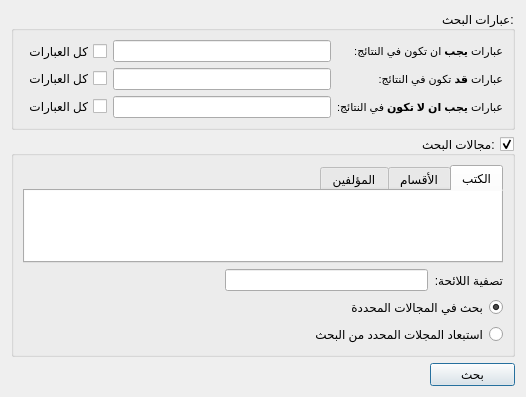
<?xml version="1.0" encoding="UTF-8"?>
<ui version="4.0">
 <class>ShamelaSearchWidget</class>
 <widget class="QWidget" name="ShamelaSearchWidget">
  <property name="geometry">
   <rect>
    <x>0</x>
    <y>0</y>
    <width>526</width>
    <height>371</height>
   </rect>
  </property>
  <property name="windowTitle">
   <string>Form</string>
  </property>
  <property name="layoutDirection">
   <enum>Qt::RightToLeft</enum>
  </property>
  <layout class="QVBoxLayout" name="verticalLayout_3">
   <item>
    <widget class="QGroupBox" name="groupBox">
     <property name="title">
      <string>عبارات البحث:</string>
     </property>
     <layout class="QVBoxLayout" name="verticalLayout_2">
      <item>
       <layout class="QGridLayout" name="gridLayout">
        <item row="0" column="0">
         <widget class="QLabel" name="label">
          <property name="text">
           <string>&lt;!DOCTYPE HTML PUBLIC &quot;-//W3C//DTD HTML 4.0//EN&quot; &quot;http://www.w3.org/TR/REC-html40/strict.dtd&quot;&gt;
&lt;html&gt;&lt;head&gt;&lt;meta name=&quot;qrichtext&quot; content=&quot;1&quot; /&gt;&lt;style type=&quot;text/css&quot;&gt;
p, li { white-space: pre-wrap; }
&lt;/style&gt;&lt;/head&gt;&lt;body style=&quot; font-family:'MS Shell Dlg 2'; font-size:8.25pt; font-weight:400; font-style:normal;&quot;&gt;
&lt;p dir='rtl' style=&quot; margin-top:0px; margin-bottom:0px; margin-left:0px; margin-right:0px; -qt-block-indent:0; text-indent:0px;&quot;&gt;&lt;span style=&quot; font-size:8pt;&quot;&gt;عبارات &lt;/span&gt;&lt;span style=&quot; font-size:8pt; font-weight:600;&quot;&gt;يجب&lt;/span&gt;&lt;span style=&quot; font-size:8pt;&quot;&gt; ان تكون في النتائج:&lt;/span&gt;&lt;/p&gt;&lt;/body&gt;&lt;/html&gt;</string>
          </property>
         </widget>
        </item>
        <item row="0" column="2">
         <widget class="QCheckBox" name="checkQueryMust">
          <property name="sizePolicy">
           <sizepolicy hsizetype="Minimum" vsizetype="Preferred">
            <horstretch>0</horstretch>
            <verstretch>0</verstretch>
           </sizepolicy>
          </property>
          <property name="text">
           <string>كل العبارات</string>
          </property>
         </widget>
        </item>
        <item row="1" column="0">
         <widget class="QLabel" name="label_2">
          <property name="text">
           <string>&lt;!DOCTYPE HTML PUBLIC &quot;-//W3C//DTD HTML 4.0//EN&quot; &quot;http://www.w3.org/TR/REC-html40/strict.dtd&quot;&gt;
&lt;html&gt;&lt;head&gt;&lt;meta name=&quot;qrichtext&quot; content=&quot;1&quot; /&gt;&lt;style type=&quot;text/css&quot;&gt;
p, li { white-space: pre-wrap; }
&lt;/style&gt;&lt;/head&gt;&lt;body style=&quot; font-family:'MS Shell Dlg 2'; font-size:8.25pt; font-weight:400; font-style:normal;&quot;&gt;
&lt;p dir='rtl' style=&quot; margin-top:0px; margin-bottom:0px; margin-left:0px; margin-right:0px; -qt-block-indent:0; text-indent:0px;&quot;&gt;&lt;span style=&quot; font-size:8pt;&quot;&gt;عبارات &lt;/span&gt;&lt;span style=&quot; font-size:8pt; font-weight:600;&quot;&gt;قد&lt;/span&gt;&lt;span style=&quot; font-size:8pt;&quot;&gt; تكون في النتائج:&lt;/span&gt;&lt;/p&gt;&lt;/body&gt;&lt;/html&gt;</string>
          </property>
         </widget>
        </item>
        <item row="2" column="0">
         <widget class="QLabel" name="label_3">
          <property name="text">
           <string>&lt;!DOCTYPE HTML PUBLIC &quot;-//W3C//DTD HTML 4.0//EN&quot; &quot;http://www.w3.org/TR/REC-html40/strict.dtd&quot;&gt;
&lt;html&gt;&lt;head&gt;&lt;meta name=&quot;qrichtext&quot; content=&quot;1&quot; /&gt;&lt;style type=&quot;text/css&quot;&gt;
p, li { white-space: pre-wrap; }
&lt;/style&gt;&lt;/head&gt;&lt;body style=&quot; font-family:'MS Shell Dlg 2'; font-size:8.25pt; font-weight:400; font-style:normal;&quot;&gt;
&lt;p dir='rtl' style=&quot; margin-top:0px; margin-bottom:0px; margin-left:0px; margin-right:0px; -qt-block-indent:0; text-indent:0px;&quot;&gt;&lt;span style=&quot; font-size:8pt;&quot;&gt;عبارات&lt;/span&gt;&lt;span style=&quot; font-size:8pt; font-weight:600;&quot;&gt; يجب ان لا تكون&lt;/span&gt;&lt;span style=&quot; font-size:8pt;&quot;&gt; في النتائج:&lt;/span&gt;&lt;/p&gt;&lt;/body&gt;&lt;/html&gt;</string>
          </property>
         </widget>
        </item>
        <item row="2" column="1">
         <widget class="FancyLineEdit" name="lineQueryShouldNot">
          <property name="pixmap" stdset="0">
           <pixmap resource="resources.qrc">:/bin/data/images/clear.png</pixmap>
          </property>
         </widget>
        </item>
        <item row="2" column="2">
         <widget class="QCheckBox" name="checkQueryShouldNot">
          <property name="text">
           <string>كل العبارات</string>
          </property>
         </widget>
        </item>
        <item row="0" column="1">
         <widget class="FancyLineEdit" name="lineQueryMust">
          <property name="sizePolicy">
           <sizepolicy hsizetype="Preferred" vsizetype="Minimum">
            <horstretch>0</horstretch>
            <verstretch>0</verstretch>
           </sizepolicy>
          </property>
          <property name="pixmap" stdset="0">
           <pixmap resource="resources.qrc">:/bin/data/images/clear.png</pixmap>
          </property>
          <property name="extraPadding" stdset="0">
           <bool>false</bool>
          </property>
         </widget>
        </item>
        <item row="1" column="2">
         <widget class="QCheckBox" name="checkQueryShould">
          <property name="text">
           <string>كل العبارات</string>
          </property>
         </widget>
        </item>
        <item row="1" column="1">
         <widget class="FancyLineEdit" name="lineQueryShould">
          <property name="pixmap" stdset="0">
           <pixmap resource="resources.qrc">:/bin/data/images/clear.png</pixmap>
          </property>
         </widget>
        </item>
       </layout>
      </item>
     </layout>
    </widget>
   </item>
   <item>
    <widget class="QGroupBox" name="groupBoxFilter">
     <property name="title">
      <string>مجالات البحث:</string>
     </property>
     <property name="checkable">
      <bool>true</bool>
     </property>
     <property name="checked">
      <bool>true</bool>
     </property>
     <layout class="QVBoxLayout" name="verticalLayout">
      <item>
       <widget class="QTabWidget" name="tabWidgetFilter">
        <property name="tabShape">
         <enum>QTabWidget::Rounded</enum>
        </property>
        <property name="currentIndex">
         <number>0</number>
        </property>
        <widget class="QWidget" name="tab">
         <attribute name="title">
          <string>الكتب</string>
         </attribute>
         <layout class="QVBoxLayout" name="verticalLayout_4">
          <property name="spacing">
           <number>0</number>
          </property>
          <property name="margin">
           <number>0</number>
          </property>
          <item>
           <widget class="QTreeView" name="treeViewBooks">
            <property name="frameShape">
             <enum>QFrame::NoFrame</enum>
            </property>
            <property name="editTriggers">
             <set>QAbstractItemView::NoEditTriggers</set>
            </property>
            <property name="rootIsDecorated">
             <bool>false</bool>
            </property>
            <property name="headerHidden">
             <bool>true</bool>
            </property>
           </widget>
          </item>
         </layout>
        </widget>
        <widget class="QWidget" name="tab_2">
         <attribute name="title">
          <string>الأقسام</string>
         </attribute>
         <layout class="QVBoxLayout" name="verticalLayout_5">
          <property name="margin">
           <number>0</number>
          </property>
          <item>
           <widget class="QTreeView" name="treeViewCats">
            <property name="frameShape">
             <enum>QFrame::NoFrame</enum>
            </property>
            <property name="editTriggers">
             <set>QAbstractItemView::NoEditTriggers</set>
            </property>
            <property name="rootIsDecorated">
             <bool>false</bool>
            </property>
            <property name="headerHidden">
             <bool>true</bool>
            </property>
           </widget>
          </item>
         </layout>
        </widget>
        <widget class="QWidget" name="tab_3">
         <attribute name="title">
          <string>المؤلفين</string>
         </attribute>
         <layout class="QVBoxLayout" name="verticalLayout_6">
          <property name="spacing">
           <number>0</number>
          </property>
          <property name="margin">
           <number>0</number>
          </property>
          <item>
           <widget class="QTreeView" name="treeViewAuthors">
            <property name="frameShape">
             <enum>QFrame::NoFrame</enum>
            </property>
            <property name="editTriggers">
             <set>QAbstractItemView::NoEditTriggers</set>
            </property>
            <property name="rootIsDecorated">
             <bool>false</bool>
            </property>
            <property name="headerHidden">
             <bool>true</bool>
            </property>
           </widget>
          </item>
         </layout>
        </widget>
       </widget>
      </item>
      <item>
       <layout class="QHBoxLayout" name="horizontalLayout">
        <item>
         <widget class="QLabel" name="label_4">
          <property name="text">
           <string>تصفية اللائحة:</string>
          </property>
         </widget>
        </item>
        <item>
         <widget class="FancyLineEdit" name="lineFilter">
          <property name="pixmap" stdset="0">
           <pixmap resource="resources.qrc">:/bin/data/images/magnifier.png</pixmap>
          </property>
          <property name="extraPadding" stdset="0">
           <bool>true</bool>
          </property>
         </widget>
        </item>
        <item>
         <spacer name="horizontalSpacer">
          <property name="orientation">
           <enum>Qt::Horizontal</enum>
          </property>
          <property name="sizeHint" stdset="0">
           <size>
            <width>40</width>
            <height>20</height>
           </size>
          </property>
         </spacer>
        </item>
       </layout>
      </item>
      <item>
       <widget class="QRadioButton" name="radioRequired">
        <property name="text">
         <string>بحث في المجالات المحددة</string>
        </property>
        <property name="checked">
         <bool>true</bool>
        </property>
       </widget>
      </item>
      <item>
       <widget class="QRadioButton" name="radioProhibited">
        <property name="text">
         <string>استبعاد المجلات المحدد من البحث</string>
        </property>
       </widget>
      </item>
     </layout>
    </widget>
   </item>
   <item>
    <widget class="QPushButton" name="pushSearch">
     <property name="sizePolicy">
      <sizepolicy hsizetype="Minimum" vsizetype="Minimum">
       <horstretch>0</horstretch>
       <verstretch>0</verstretch>
      </sizepolicy>
     </property>
     <property name="maximumSize">
      <size>
       <width>85</width>
       <height>27</height>
      </size>
     </property>
     <property name="text">
      <string>بحث</string>
     </property>
     <property name="default">
      <bool>true</bool>
     </property>
    </widget>
   </item>
  </layout>
 </widget>
 <customwidgets>
  <customwidget>
   <class>FancyLineEdit</class>
   <extends>QLineEdit</extends>
   <header>fancylineedit.h</header>
  </customwidget>
 </customwidgets>
 <resources>
  <include location="resources.qrc"/>
 </resources>
 <connections/>
</ui>
